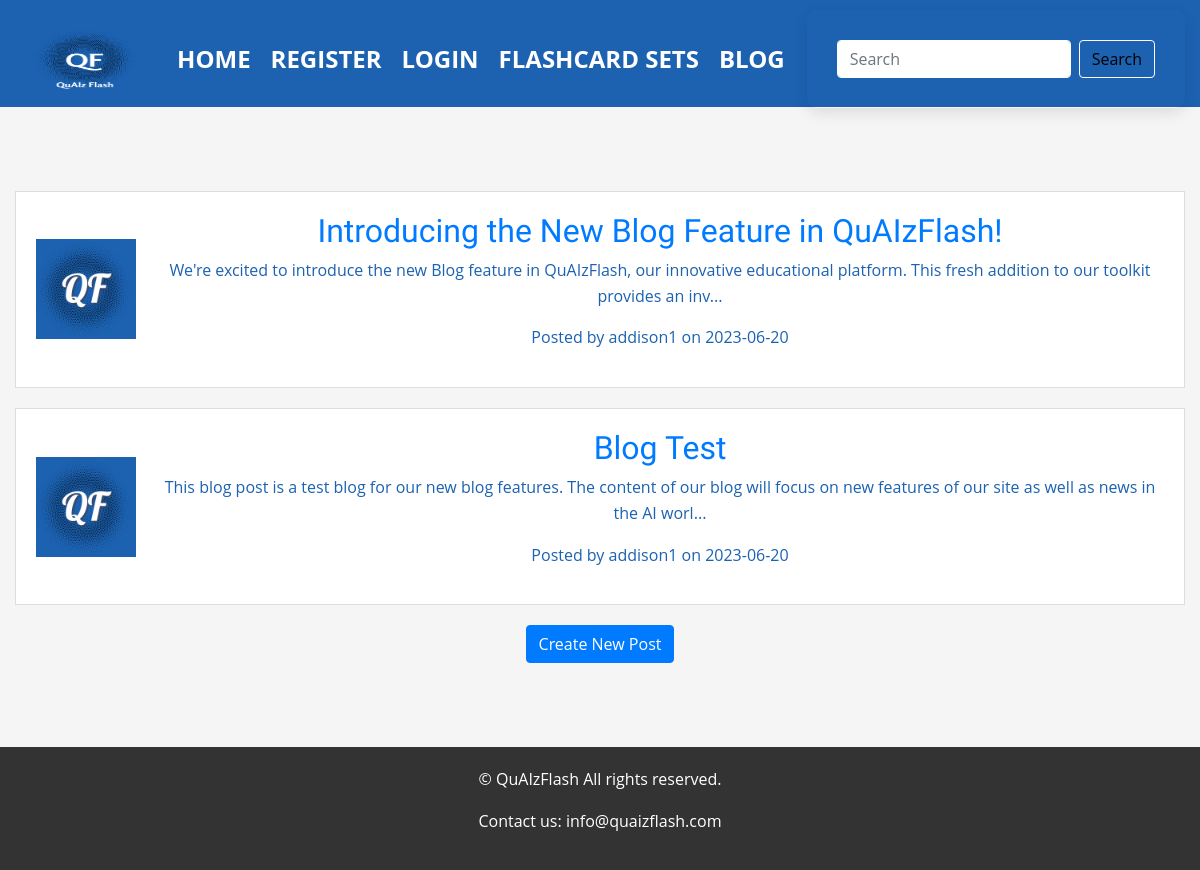
/blog, run on an earlier commit of the app's database.
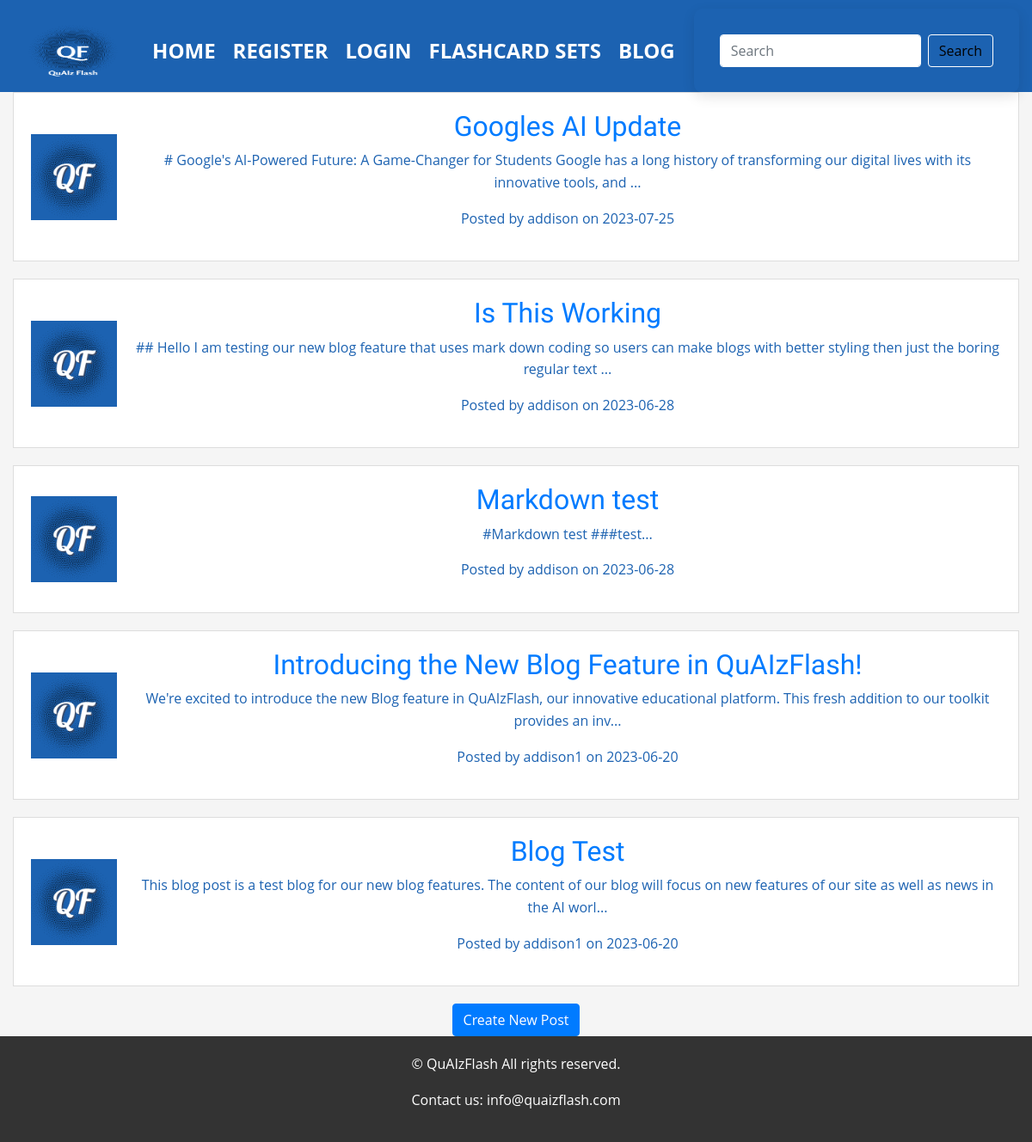
And on a later commit of the database.
### models.py (models this page shows, shortened)
class BlogPost(db.Model):
    id = db.Column(db.Integer, primary_key=True)
    title = db.Column(db.String(100), nullable=False)
    content = db.Column(db.Text, nullable=False)
    date_posted = db.Column(db.DateTime, nullable=False, default=datetime.utcnow)
    user_id = db.Column(db.Integer, db.ForeignKey('user.id'), nullable=False)
    comments = db.relationship('Comment', backref='post', lazy=True)

class User(db.Model, UserMixin):
    id = db.Column(db.Integer, primary_key=True)
    username = db.Column(db.String(50), nullable=False, unique=True)
    email = db.Column(db.String(50), nullable=False, unique=True)
    password_hash = db.Column(db.String(250), nullable=False)
    flashcards = db.relationship('Flashcard', backref='user', lazy=True)
    flashcard_sets = db.relationship('FlashcardSet', backref='author', lazy=True)
    posts = db.relationship('BlogPost', backref='author', lazy=True)  # Relation to BlogPost
    comments = db.relationship('Comment', backref='author', lazy=True)  # Relation to Comment

### app.py (the view)
@app.route('/blog')
def blog():
    posts = BlogPost.query.order_by(BlogPost.date_posted.desc()).all()
    return render_template('blog.html', posts=posts, search_form=SearchSetsForm())

### forms.py
class SearchSetsForm(FlaskForm):
    search_query = StringField('Search Query', validators=[DataRequired()])
    submit = SubmitField('Search')

### templates/blog.html
{% extends "base.html" %}
{% block content %}
    {% for post in posts %}
        <div style="display: flex; align-items: center; margin-bottom: 20px; border: 1px solid #ddd; padding: 20px; background-color: #fff;">
            <div style="margin-right: 20px;">
                <img src="{{ url_for('static', filename='qflogo.png') }}" alt="Your logo" style="width: 100px;">
            </div>
            <div style="flex: 1;">
                <h2><a href="{{ url_for('post', post_id=post.id) }}">{{ post.title }}</a></h2>
                <p>{{ post.content[:150] }}...</p>
                <p>Posted by {{ post.author.username }} on {{ post.date_posted.strftime('%Y-%m-%d') }}</p>
            </div>
        </div>
    {% endfor %}
    <a href="{{ url_for('create_post') }}" class="btn btn-primary">Create New Post</a>
{% endblock content %}

### templates/base.html (shortened to what this page needs)
<html lang="en">
<head>
   <link rel="stylesheet" type="text/css" href="{{ url_for('static', filename='simplemde.min.css') }}">
   <link rel="stylesheet" href="https://cdn.jsdelivr.net/npm/bootstrap@4.6.0/dist/css/bootstrap.min.css">
   <link rel="stylesheet" href="{{ url_for('static', filename='style.css') }}">
</head>
<body>
   <header class="main-header">
       <div class="container">
           <nav class="nav">
               <a href="{{ url_for('index') }}" class="brand">
                   <img src="{{ url_for('static', filename='quaizflashlogo.png') }}" alt="QuAIzFlash Logo" style="height: 70px; width: 120px;">
               </a>
               <ul class="nav-list">
                {% if session.logged_in %}
                    {% include '_nav_logged_in.html' %}
                {% else %}
                    {% include '_nav_logged_out.html' %}
                {% endif %}
            </ul>
               <form class="form-inline my-2 my-lg-0 search-form-container" method="POST" action="{{ url_for('search_sets') }}">
                   <input class="form-control mr-sm-2 search-input" type="search" placeholder="Search" aria-label="Search" name="search_query" id="search_query" required>
                   <button class="btn btn-outline-success my-2 my-sm-0" type="submit">Search</button>
               </form>
           </nav>
       </div>
   </header>
   <section class="content">
       <div class="container">
           {% block content %}{% endblock %}
       </div>
   </section>
   <footer class="main-footer">
       <div class="container">
           <p>&copy; {{ year }} QuAIzFlash All rights reserved.</p>
           <p>Contact us: <a href="mailto:info@quaizflash.com">info@quaizflash.com</a></p>
       </div>
   </footer>
</body>
</html>

### templates/_nav_logged_out.html
<li><a href="{{ url_for('home') }}">Home</a></li>
<li><a href="{{ url_for('register') }}">Register</a></li>
<li><a href="{{ url_for('login') }}">Login</a></li>
<li><a href="{{ url_for('public_sets') }}">Flashcard Sets</a></li>
<li><a href="{{ url_for('blog') }}">Blog</a></li>

### static/style.css (style rules this page uses)
body { font-family: 'Roboto', sans-serif; line-height: 1.6; color: #1c62b1; margin: 0; padding: 0; background-color: #f5f5f5; }
h1, h2, h3, h4, h5, h6 { font-family: 'Raleway', sans-serif; }
.container { max-width: 1200px; margin: 0 auto; padding: 0 15px; text-align: center; }
.main-header { background-color: #1c62b1; height: 107px; padding-top: 10px; display: flex; justify-content: space-between; align-items: center; }
.main-header a { color: #fff; text-decoration: none; text-transform: uppercase; font-size: 24px; font-weight: bold; margin: 0 10px; }
.main-footer { background-color: #333; color: #fff; text-align: center; padding: 20px 0; }
.main-footer a { color: #fff; text-decoration: none; }
form { background-color: #fff; padding: 30px; border-radius: 10px; box-shadow: 0 5px 15px rgba(0, 0, 0, 0.1); }
.content { display: flex; justify-content: center; align-items: center; min-height: calc(100vh - 160px); }
.nav { display: flex; justify-content: space-between; align-items: center; height: 100%; }
.nav-list { display: flex; list-style-type: none; padding: 0; margin: 0; }
.main-header { position: relative; }
.nav { background-color: #1c62b1; }
.search-form-container { background-color: transparent; }
.search-input { background-color: #fff; border-color: #fff; }
.btn-outline-success { border-color: #fff; color: #020202; }
.nav-list li { display: inline-block; }
body { font-family: 'Open Sans', sans-serif; }

What changed in the data, as far as the page shows it:
added BlogPost: title "Googles AI Update", content "# Google's AI-Powered Future: A Game-Changer for Students Google has a long history of transforming our digital lives with its innovative tools, and", author.username "addison", date_posted "2023-07-25"
added BlogPost: title "Is This Working", content "## Hello I am testing our new blog feature that uses mark down coding so users can make blogs with better styling then just the boring regular text", author.username "addison", date_posted "2023-06-28"
added BlogPost: title "Markdown test", content "#Markdown test ###test", author.username "addison", date_posted "2023-06-28"
